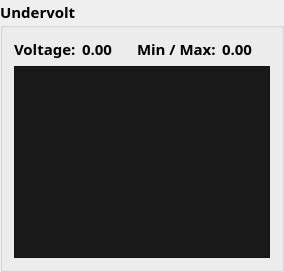
          <widget class="QGroupBox" name="undervolt_box">
           <property name="sizePolicy">
            <sizepolicy hsizetype="Preferred" vsizetype="Preferred">
             <horstretch>0</horstretch>
             <verstretch>0</verstretch>
            </sizepolicy>
           </property>
           <property name="font">
            <font>
             <family>TT Squares</family>
             <pointsize>11</pointsize>
             <italic>false</italic>
             <bold>true</bold>
            </font>
           </property>
           <property name="cursor">
            <cursorShape>ArrowCursor</cursorShape>
           </property>
           <property name="styleSheet">
            <string notr="true"/>
           </property>
           <property name="title">
            <string>Undervolt</string>
           </property>
           <layout class="QGridLayout" name="gridLayout_5">
            <property name="topMargin">
             <number>10</number>
            </property>
            <item row="0" column="3">
             <widget class="QLabel" name="voltageMinMaxValue">
              <property name="sizePolicy">
               <sizepolicy hsizetype="Preferred" vsizetype="Preferred">
                <horstretch>0</horstretch>
                <verstretch>0</verstretch>
               </sizepolicy>
              </property>
              <property name="font">
               <font>
                <family>TT Squares</family>
                <pointsize>11</pointsize>
                <fontweight>Light</fontweight>
               </font>
              </property>
              <property name="cursor">
               <cursorShape>ArrowCursor</cursorShape>
              </property>
              <property name="text">
               <string>0.00</string>
              </property>
             </widget>
            </item>
            <item row="0" column="2">
             <widget class="QLabel" name="voltageMinMaxLabel">
              <property name="sizePolicy">
               <sizepolicy hsizetype="Preferred" vsizetype="Preferred">
                <horstretch>0</horstretch>
                <verstretch>0</verstretch>
               </sizepolicy>
              </property>
              <property name="font">
               <font>
                <family>TT Squares</family>
                <pointsize>11</pointsize>
                <fontweight>Light</fontweight>
               </font>
              </property>
              <property name="cursor">
               <cursorShape>ArrowCursor</cursorShape>
              </property>
              <property name="text">
               <string>Min / Max:</string>
              </property>
             </widget>
            </item>
            <item row="0" column="1">
             <widget class="QLabel" name="voltageValue">
              <property name="sizePolicy">
               <sizepolicy hsizetype="Preferred" vsizetype="Preferred">
                <horstretch>0</horstretch>
                <verstretch>0</verstretch>
               </sizepolicy>
              </property>
              <property name="font">
               <font>
                <family>TT Squares</family>
                <pointsize>11</pointsize>
                <fontweight>Light</fontweight>
               </font>
              </property>
              <property name="cursor">
               <cursorShape>ArrowCursor</cursorShape>
              </property>
              <property name="text">
               <string>0.00</string>
              </property>
             </widget>
            </item>
            <item row="4" column="0" colspan="4">
             <widget class="QTextBrowser" name="undervoltStatus">
              <property name="sizePolicy">
               <sizepolicy hsizetype="Preferred" vsizetype="Preferred">
                <horstretch>0</horstretch>
                <verstretch>0</verstretch>
               </sizepolicy>
              </property>
              <property name="font">
               <font>
                <family>TT Squares</family>
                <pointsize>8</pointsize>
                <fontweight>Light</fontweight>
               </font>
              </property>
              <property name="cursor" stdset="0">
               <cursorShape>ArrowCursor</cursorShape>
              </property>
              <property name="styleSheet">
               <string notr="true">background-color: rgb(25, 25, 25);</string>
              </property>
             </widget>
            </item>
            <item row="0" column="0">
             <widget class="QLabel" name="voltageLabel">
              <property name="sizePolicy">
               <sizepolicy hsizetype="Preferred" vsizetype="Preferred">
                <horstretch>0</horstretch>
                <verstretch>0</verstretch>
               </sizepolicy>
              </property>
              <property name="font">
               <font>
                <family>TT Squares</family>
                <pointsize>11</pointsize>
                <fontweight>Light</fontweight>
               </font>
              </property>
              <property name="cursor">
               <cursorShape>ArrowCursor</cursorShape>
              </property>
              <property name="text">
               <string>Voltage:</string>
              </property>
             </widget>
            </item>
           </layout>
           <zorder>voltageLabel</zorder>
           <zorder>voltageMinMaxLabel</zorder>
           <zorder>voltageValue</zorder>
           <zorder>voltageMinMaxValue</zorder>
           <zorder>undervoltStatus</zorder>
          </widget>
